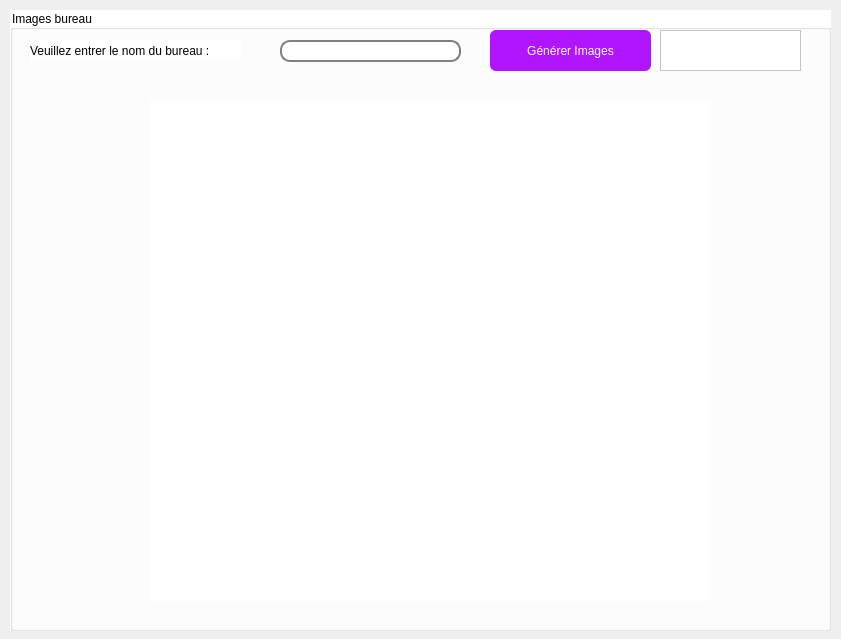
<?xml version="1.0" encoding="UTF-8"?>
<ui version="4.0">
 <class>Images</class>
 <widget class="QDialog" name="Images">
  <property name="geometry">
   <rect>
    <x>0</x>
    <y>0</y>
    <width>841</width>
    <height>639</height>
   </rect>
  </property>
  <property name="windowTitle">
   <string>Dialog</string>
  </property>
  <widget class="QGroupBox" name="groupBox">
   <property name="geometry">
    <rect>
     <x>10</x>
     <y>10</y>
     <width>821</width>
     <height>621</height>
    </rect>
   </property>
   <property name="styleSheet">
    <string notr="true">background-color: rgb(255, 255, 255);</string>
   </property>
   <property name="title">
    <string>Images bureau</string>
   </property>
   <widget class="QPushButton" name="images">
    <property name="geometry">
     <rect>
      <x>480</x>
      <y>20</y>
      <width>161</width>
      <height>41</height>
     </rect>
    </property>
    <property name="styleSheet">
     <string notr="true">background-color:rgb(177, 20, 255);
  border-radius: 6px;
  border: none;
color:rgb(255, 255, 255);
font: 11pt &quot;Calibri&quot;;</string>
    </property>
    <property name="text">
     <string>Générer Images</string>
    </property>
   </widget>
   <widget class="QLineEdit" name="LENum">
    <property name="geometry">
     <rect>
      <x>270</x>
      <y>30</y>
      <width>181</width>
      <height>22</height>
     </rect>
    </property>
    <property name="styleSheet">
     <string notr="true">background-color:rgb(255, 255, 255); 
border: 2px solid gray; 
border-radius: 10px; 
padding: 0 8px; 
selection-background-color: darkgray; 
</string>
    </property>
    <property name="text">
     <string/>
    </property>
   </widget>
   <widget class="QLabel" name="label">
    <property name="geometry">
     <rect>
      <x>20</x>
      <y>30</y>
      <width>211</width>
      <height>21</height>
     </rect>
    </property>
    <property name="styleSheet">
     <string notr="true">font: 75 10pt &quot;MS Shell Dlg 2&quot;;</string>
    </property>
    <property name="text">
     <string>Veuillez entrer le nom du bureau :</string>
    </property>
   </widget>
   <widget class="QLabel" name="label_2">
    <property name="geometry">
     <rect>
      <x>140</x>
      <y>90</y>
      <width>561</width>
      <height>501</height>
     </rect>
    </property>
    <property name="text">
     <string/>
    </property>
   </widget>
   <widget class="QTextEdit" name="textEdit">
    <property name="geometry">
     <rect>
      <x>650</x>
      <y>20</y>
      <width>141</width>
      <height>41</height>
     </rect>
    </property>
   </widget>
  </widget>
 </widget>
 <resources/>
 <connections/>
</ui>
